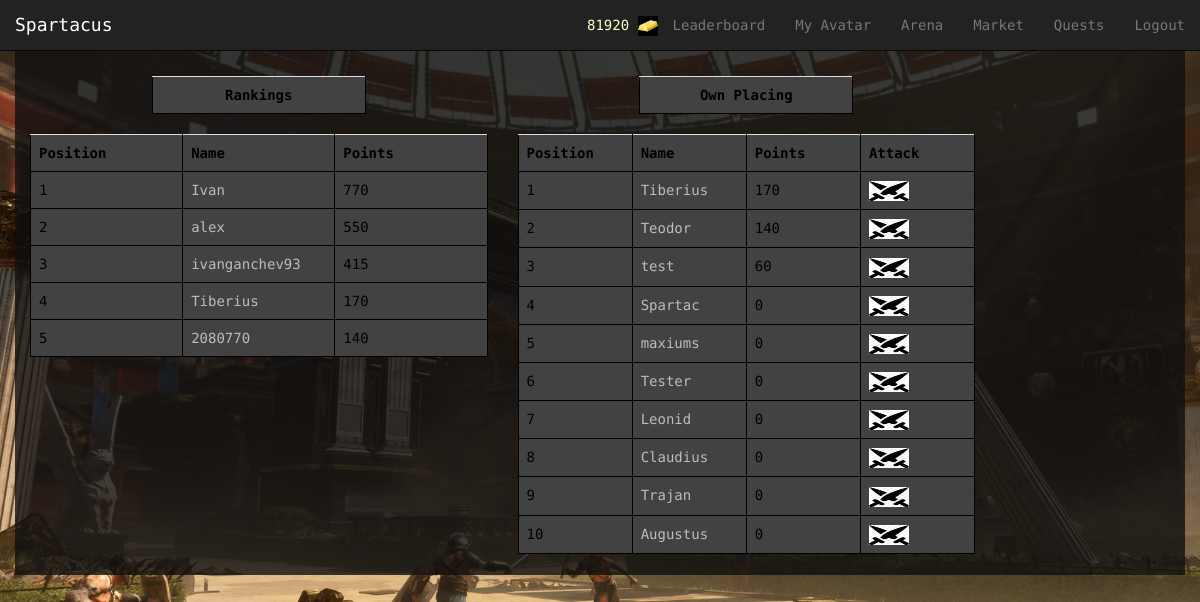
Before: /Spartacus/arena/ (signed in) with the older database file.
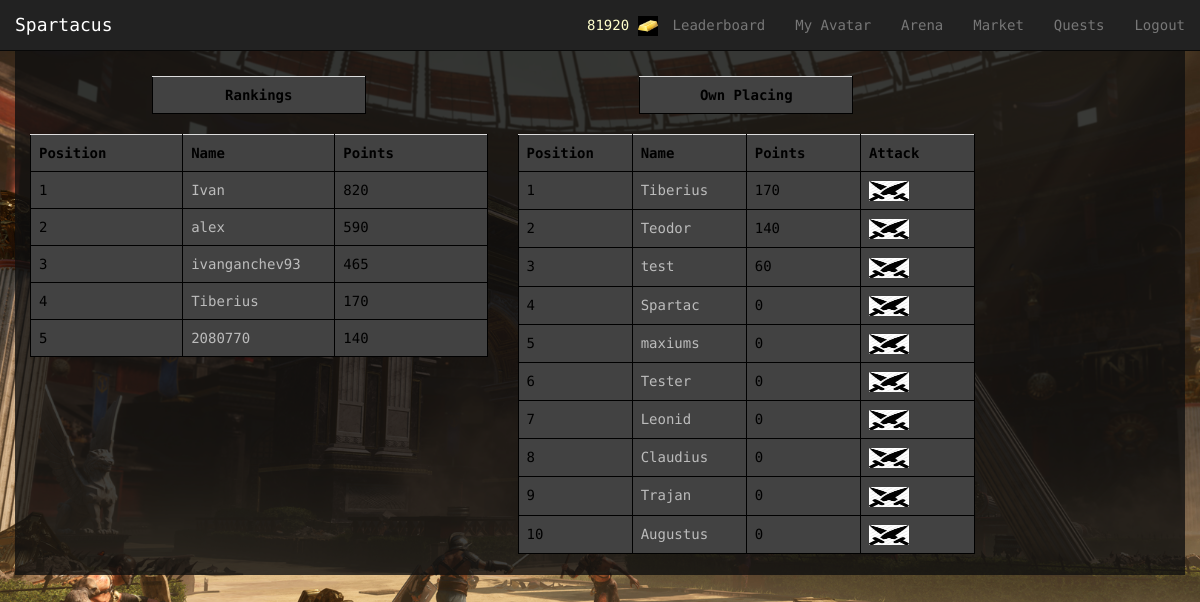
After: the same page with the newer database file.
### Spartacus/models.py (models this page shows, shortened)
class Avatar(models.Model):
    user = models.OneToOneField(User)
    picture = models.ImageField(upload_to='profile_images', blank=True)
    cash = models.IntegerField(default = 1000)
    attack = models.IntegerField(default= 10)
    deffence = models.IntegerField(default= 10)
    strength = models.IntegerField(default= 10)
    agility = models.IntegerField(default= 10)
    intelligence = models.IntegerField(default = 10)
    victories = models.IntegerField(default = 0)
    points = models.IntegerField(default = 0) # for ranking...every time a gladiator fights get some amount of points

### Spartacus/views.py (the view, shortened to what this page needs)
@login_required
def arena(request):
    context_dict = {}
    try:
        avatars = Avatar.objects.order_by('-points')[:5]
        context_dict['avatars'] = avatars
    except:
        print "Query fail leaderboard"
    timePassed = True
    fightStartedAt = request.session.get("fightStartedAt")
    if timePassed:
        user = request.user
        try:
            opponents = Avatar.objects.exclude(user = user).order_by('-points')
            you = Avatar.objects.get(user = user)
            relevant_opponents = []
            for opponent in opponents:
                point_difference = int(opponent.points) - int(you.points)
                if point_difference < 200 and point_difference > - 200:
                    relevant_opponents += [opponent]
            context_dict['opponents'] = relevant_opponents
        except:
            print "Query fail Arena"
    context_dict['time_passed']=timePassed
    return render(request, 'Spartacus/arena.html', context_dict)

### templates/Spartacus/arena.html (shortened to what this page needs)
{% extends 'Spartacus/base.html' %}
{% load staticfiles %}
{% block body_block %}
<div class="container">
{% if time_passed %}
	<div class="row" id="split">
	</div>
	<div class="row">
		<div class="col-xs-5">
			<div class="row">
				<div class="col-xs-6 col-xs-offset-3">
					<table class="table">
						<th style="text-align: center">Rankings</th>
					</table>
				</div>
			</div>
			<table class="table">
				<th>Position</th>
				<th>Name</th>
				<th>Points</th>
				{% for avatar in avatars %}
					<tr id="rank">
					<td></td>
					<td><a href="{% url 'avatar_view' avatar.user.username %}">{{ avatar.user.username}} </a></td>
					<td>{{avatar.points}}</td>
					</tr>
				{% endfor %}
			</table>
            <div class="col-xs-12">
            </div>
		</div>
        <div class="col-xs-5">
			<div class="row">
				<div class="col-xs-6 col-xs-offset-3">
					<table class="table">
						<th style="text-align: center">Own Placing</th>
					</table>
				</div>
			</div>
			<table class="table">
				<th>Position</th>
				<th>Name</th>
				<th>Points</th>
                <th>Attack</th>
				{% for opponent in opponents %}
					<tr id="rank">
					<td></td>
					<td><a href="{% url 'avatar_view' opponent.user.username %}">{{ opponent.user.username}} </a></td>
					<td>{{opponent.points}}</td>
                    <td><a href="{% url 'battle' opponent.user.username %}">
                        <img src = "{% static 'images/attack.jpg' %}" width = "40" height = "20">
                    </a></td>
					</tr>
				{% endfor %}
			</table>
            <div class="col-xs-12">
            </div>
		</div>
	</div>
{% else %}
        <div align="center"><h2>Please wait for {{ time_left }} seconds.</h2></div>
{% endif %}
</div>
{% endblock %}
{% block gold %}
{% if user.is_authenticated %}
   {{ user.avatar.cash }} <img  src="{% static 'images/gold.jpg' %}" width = "20" height = "20"/>
{% endif %}
{% endblock %}

Changed rows visible on the page:
changed Avatar "Ivan": points "770" → "820"
changed Avatar "alex": points "550" → "590"
changed Avatar "ivanganchev93": points "415" → "465"
